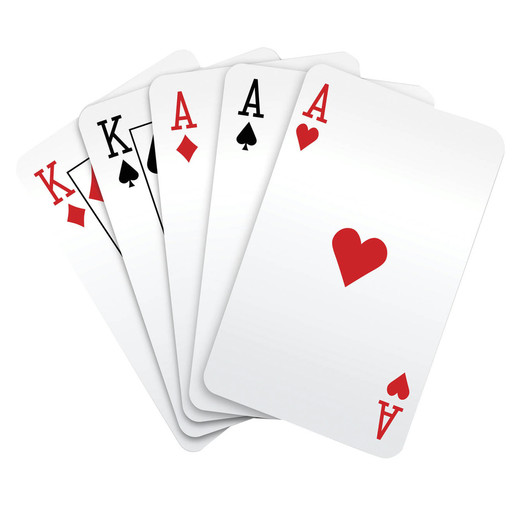
#> input picture cards.jpg, 515 x 515 px
$ python chapter5.py
#> lines starting #> are read from the running program, lines starting #| are printed output that depends on the picture
'''warp perspective'''
import cv2
import numpy as np
img=cv2.imread('cards.jpg')
#> img is the input picture: shape (515, 515, 3); mean B, G, R 243.3, 242.8, 245.6
width,height=250,350
pnts1=np.float32([[313,69],[493,131],[206,386],[383,457]])
pnts2=np.float32([[0,0],[width,0],[0,height],[width,height]])
matrix=cv2.getPerspectiveTransform(pnts1,pnts2)
imgOutput=cv2.warpPerspective(img,matrix,(width,height))
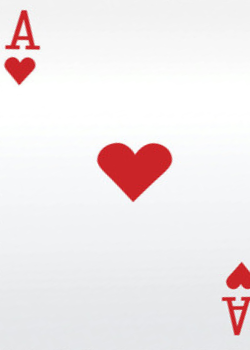
#> imgOutput: shape (350, 250, 3); mean B, G, R 234.3, 233.1, 241
cv2.imshow('cards',imgOutput)
cv2.waitKey()

$ run again, with shapes.png saved as cards.jpg
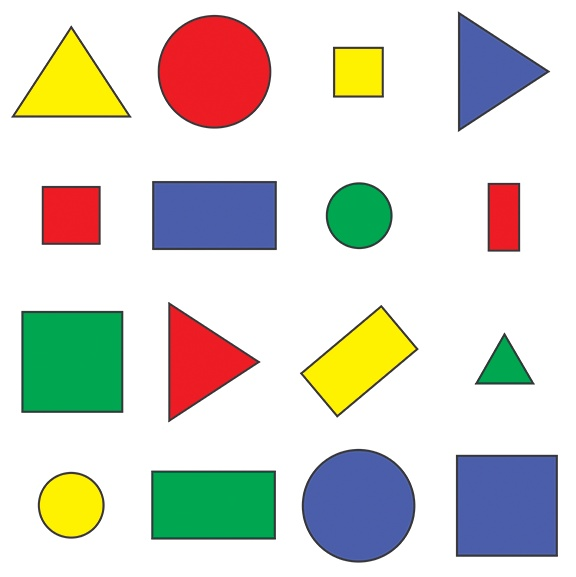
#> input picture shapes.png, 576 x 577 px
#> img is the input picture: shape (577, 576, 3); mean B, G, R 205.1, 214.2, 214.1
#> `imgOutput=cv2.warpPerspective(img,matrix,(width,height))`:
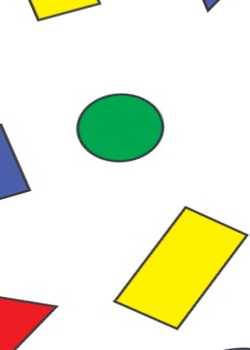
#> imgOutput: shape (350, 250, 3); mean B, G, R 212.9, 237.9, 234.9
